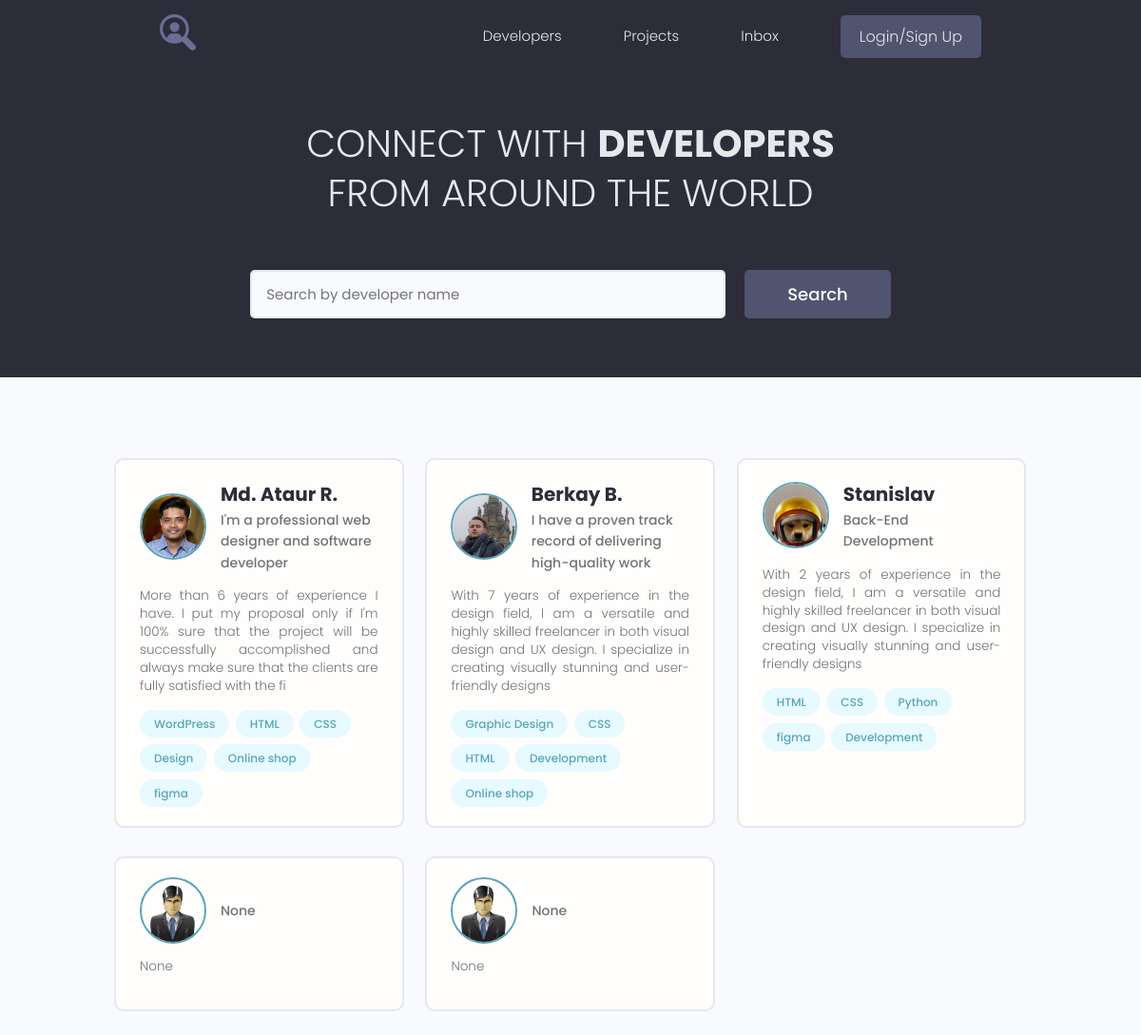
The page / on the database its author committed.
### users/models.py (models this page shows, shortened)
class Profile(models.Model):
    user = models.OneToOneField(User, on_delete=models.CASCADE, null=True, blank=True)  # Один профиль пользователя может быть связан с одним зарегистрированным пользователем, у которого могут быть проекты и т.д. Что бы одна регистрационная учётка соответствовала одному профилю пользователя.
    name = models.CharField(max_length=200, blank=True, null=True)
    email = models.EmailField(max_length=500, blank=True, null=True)  # что бы у него проходила валидация от самого django
    username = models.CharField(max_length=200, blank=True, null=True)
    short_info = models.CharField(max_length=200, blank=True, null=True)  # краткое описание
    bio = models.TextField(blank=True, null=True)
    profile_image = models.ImageField(blank=True, null=True, upload_to='profiles/', default='profiles/user-default.png')
    social_github = models.CharField(max_length=200, blank=True, null=True)
    social_youtube = models.CharField(max_length=200, blank=True, null=True)
    social_website = models.CharField(max_length=200, blank=True, null=True)
    created = models.DateTimeField(auto_now_add=True)

class Skill(models.Model):
    owner = models.ForeignKey(Profile, on_delete=models.CASCADE, null=True, blank=True)  # Владелец скилов.
    name = models.CharField(max_length=200, blank=True, null=True)  # имя самого навыка
    description = models.TextField(blank=True, null=True)
    created = models.DateTimeField(auto_now_add=True)
    def __str__(self):
        return f'{self.name}'

### users/views.py (the view)
# urls.py: path('', views.profiles, name='profiles'),
def profiles(request):
    prof = Profile.objects.all()
    context = {'profiles': prof}
    return render(request, 'users/index.html', context)

### users/templates/users/index.html (shortened to what this page needs)
{% extends 'projects/base.html' %}
{% block content %}
<main class="home">
    <section class="hero-section text-center">
        <div class="container container--narrow">
            <div class="hero-section__box">
                <h2>CONNECT WITH <span>DEVELOPERS</span></h2>
                <h2>FROM AROUND THE WORLD</h2>
            </div>
            <div class="hero-section__search">
                <form class="form" action="#" method="get">
                    <div class="form__field">
                        <input class="input input--text" id="formInput#search" type="text" name="text"
                               placeholder="Search by developer name"/>
                    </div>
                    <input class="btn btn--sub btn--lg" type="submit" value="Search"/>
                </form>
            </div>
        </div>
    </section>
    <section class="devlist">
        <div class="container">
            <div class="grid grid--three">
                {% for profile in profiles%}
                <div class="column card">
                    <div class="dev">
                        <a href="{% url 'user_profile' profile.id %}" class="card__body">
                            <div class="dev__profile">
                                <img class="avatar avatar--md" src="{{ profile.profile_image.url }}" alt="image"/>
                                <div class="dev__meta">
                                    <h3>{{ profile.name }}</h3>
                                    <h5>{{ profile.short_info|slice:'60' }}</h5>
                                </div>
                            </div>
                            <p class="dev__info">
                                {{ profile.bio|slice:'200' }}
                            </p>
                            <div class="dev__skills">
                                {% for skill in profile.skill_set.all|slice:'6' %}
                                <span class="tag tag--pill tag--main">
                    <small>{{ skill }}</small>
                  </span>
                                {% endfor %}
                            </div>
                        </a>
                    </div>
                </div>
                {% endfor %}
            </div>
        </div>
    </section>
</main>
{% endblock %}

### projects/static/styles/app.css (style rules this page uses)
:root { --color-sub: #2d2d39; }
.btn--sub { background-color: var(--color-sub-light); }
.card { border: 2px solid var(--color-light); }
img { width: 100%; }
.hero-section { height: 40vh; display: flex; align-items: center; background-color: var(--color-sub); }
.hero-section__box { margin-bottom: 4rem; }
.hero-section__box > h2, .hero-section__box > h2 > span { font-size: 4rem; color: var(--color-light); line-height: 1.3; text-transform: uppercase; }
.hero-section__box > h2 { font-weight: 300; }
.hero-section__box > h2 > span { font-weight: 700; }
.hero-section__search > .form { display: flex; align-items: center; justify-content: center; gap: 2rem; }
.hero-section__search > .form input.input--text { width: 50rem; }
.devlist { margin-top: 8rem; }
.devlist .grid { align-items: stretch; }
.devlist .dev .dev__profile { display: flex; align-items: center; gap: 1.5rem; }
.devlist .dev .dev__meta h3 { color: var(--color-sub); font-size: 2rem; font-weight: 700; }
.devlist .dev .dev__meta h5 { color: var(--color-text); font-size: 1.4rem; font-weight: 500; }
.devlist .dev .dev__info { margin: 1.5rem 0; font-size: 1.35rem; line-height: 1.4; text-align: justify; }

### projects/static/uikit/styles/modules/_variables.css (style rules this page uses)
:root { --color-main: #5aa5b9; --color-main-light: #e6faff; --color-sub: #3f4156; --color-sub-light: #51546e; --color-sub-lighter: #ededfd; --color-text: #737373; --color-gray: #8b8b8b; --color-light: #e5e7eb; --color-light-gray: #767676; --color-bg: #f8fafd; --color-white: #fffefd; --color-white-light: #f3f3f3; --color-success: #359e64; --color-success-bg: #def8e8; --color-error: #fc4b0b; --color-error-bg: #fff2ee; --font-base: 'Poppins', arial, helvetica, 'Segoe UI', roboto, ubuntu, sans-serif; --font-monospace: 'Fira Code', 'Courier New', courier, monospace; --font-regular: 300; --font-medium: 500; --font-bold: 700; --generic-shadow: 1px 1px 5px #00000010; --generic-transition: all 0.3s ease-in-out; }

### projects/static/uikit/styles/modules/_base.css (style rules this page uses)
* { margin: 0; padding: 0; box-sizing: border-box; text-rendering: optimizeLegibility; color: inherit; font-size: inherit; }
html { font-size: 50%; }
@media only screen and (min-width: 480px) { html { font-size: 56.25%; } }
@media only screen and (min-width: 1200px) { html { font-size: 62.5%; } }
body { line-height: 1.6; font-weight: 400; font-size: 1.5rem; color: var(--color-text); background-color: var(--color-bg); min-height: 100vh; }

### projects/static/uikit/styles/modules/_typography.css (style rules this page uses)
* { font-family: var(--font-base); }
h2 { font-size: 3.6rem; font-weight: var(--font-bold); }
h3 { font-size: 3.2rem; font-weight: var(--font-medium); }
h5 { font-size: 2.4rem; font-weight: var(--font-medium); }
h5, h6 { font-weight: var(--font-regular); }
p, span, strong { font-size: 1.6rem; color: var(--color-text); font-weight: var(--font-regular); }
a { padding-bottom: 2px; text-decoration: none; display: inline-block; color: var(--color-main); font-weight: var(--font-medium); }

### projects/static/uikit/styles/modules/_utilities.css (style rules this page uses)
.container { width: 92%; max-width: 165rem; margin: 0 auto; box-sizing: border-box; }
.container--narrow { width: 92%; max-width: 120rem; }
@media screen and (min-width: 1000px) { .container { width: 90%; } }
@media screen and (min-width: 1000px) { .container--narrow { width: 85%; } }
@media screen and (min-width: 1200px) { .container { width: 80%; } }
@media screen and (min-width: 1200px) { .container--narrow { width: 72%; } }
.text-center { text-align: center; }

### projects/static/uikit/styles/modules/_avatar.css (style rules this page uses)
.avatar { border-radius: 50%; border: 2px solid var(--color-main); object-fit: cover; }
.avatar--md { height: 7rem; width: 7rem; }

### projects/static/uikit/styles/modules/_button.css (style rules this page uses)
.btn { display: inline-block; position: relative; cursor: pointer; background-color: var(--color-light); font-weight: var(--font-medium); color: var(--color-sub); text-decoration: none; padding: 1rem 2rem; border-radius: 0.5rem; border: none; width: -webkit-fit-content; width: -moz-fit-content; width: fit-content; height: -webkit-fit-content; height: -moz-fit-content; height: fit-content; font-size: 1.6rem; outline-width: 0; outline-color: transparent; -webkit-backface-visibility: hidden; backface-visibility: hidden; transition: all 0.3s ease-in-out; }
.btn--sub { background-color: var(--color-sub); color: var(--color-white); }
.btn--lg { font-size: 1.8rem; padding: 1.2rem 4.5rem; }

### projects/static/uikit/styles/modules/_card.css (style rules this page uses)
.card { border-radius: 1rem; background-color: var(--color-white); border: 1.5px solid var(--color-light); width: auto; height: auto; margin-top: 0.5rem; margin-bottom: 0.5rem; overflow: hidden; }
.card__body, .card__header { padding: 2rem 2.5rem; }

### rows shown on the page
Profile: profile_image (picture), name "Md. Ataur R.", short_info "I'm a professional web designer and software developer", bio "More than 6 years of experience I have. I put my proposal only if I'm 100% sure that the project will be successfully accomplished and always make sure that the clients are fully satisfied with the fi"
Skill: name "WordPress"
Skill: name "HTML"
Skill: name "CSS"
Skill: name "Design"
Skill: name "Online shop"
Skill: name "figma"
Profile: profile_image (picture), name "Berkay B.", short_info "I have a proven track record of delivering high-quality work", bio "With 7 years of experience in the design field, I am a versatile and highly skilled freelancer in both visual design and UX design. I specialize in creating visually stunning and user-friendly designs"
Skill: name "Graphic Design"
Skill: name "CSS"
Skill: name "HTML"
Skill: name "Development"
Skill: name "Online shop"
Profile: profile_image (picture), name "Stanislav", short_info "Back-End Development", bio "With 2 years of experience in the design field, I am a versatile and highly skilled freelancer in both visual design and UX design. I specialize in creating visually stunning and user-friendly designs"
Skill: name "HTML"
Skill: name "CSS"
Skill: name "Python"
Skill: name "figma"
Skill: name "Development"
Profile: profile_image (placeholder picture), short_info "None", bio "None"
Profile: profile_image (placeholder picture), short_info "None", bio "None"
